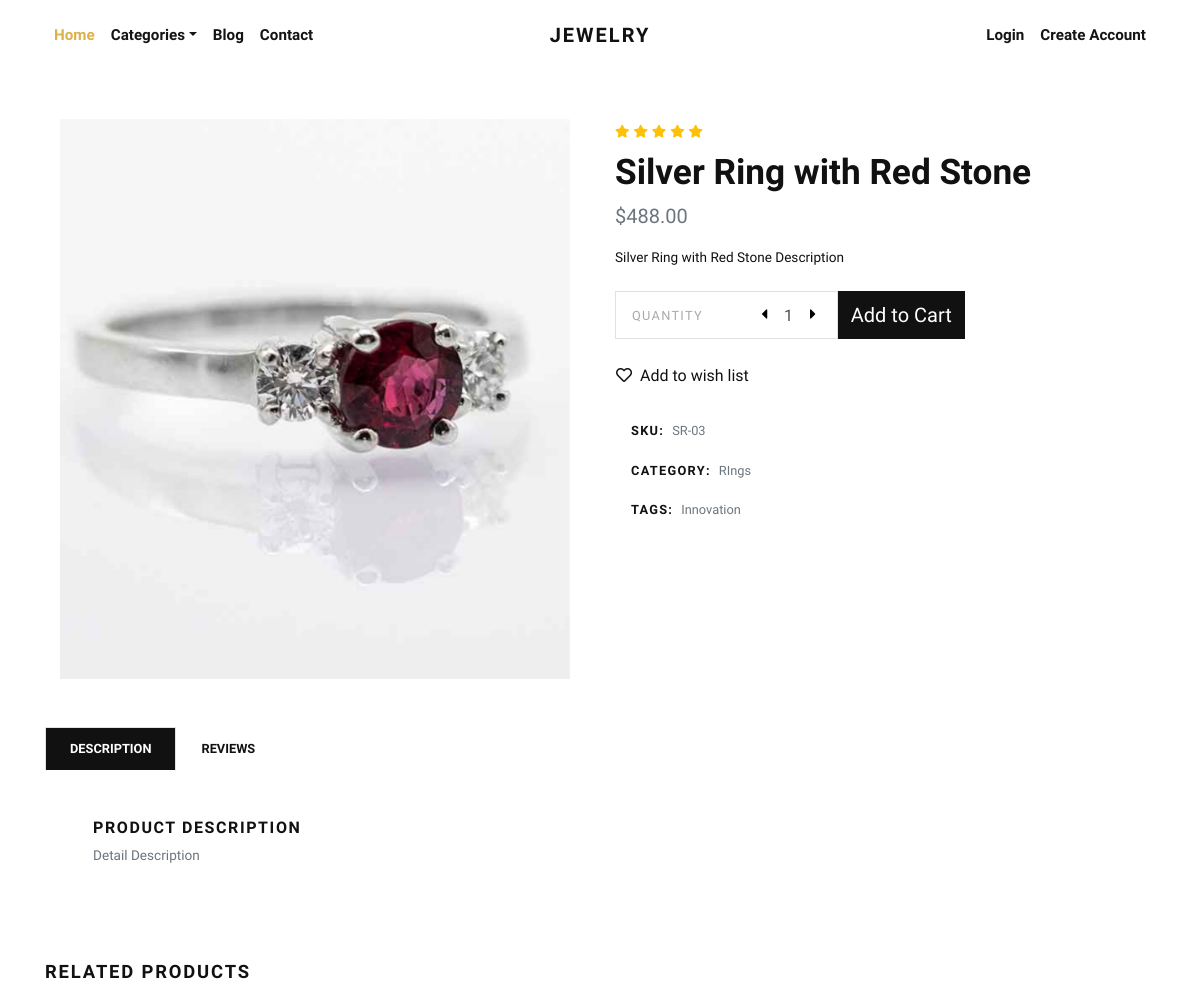
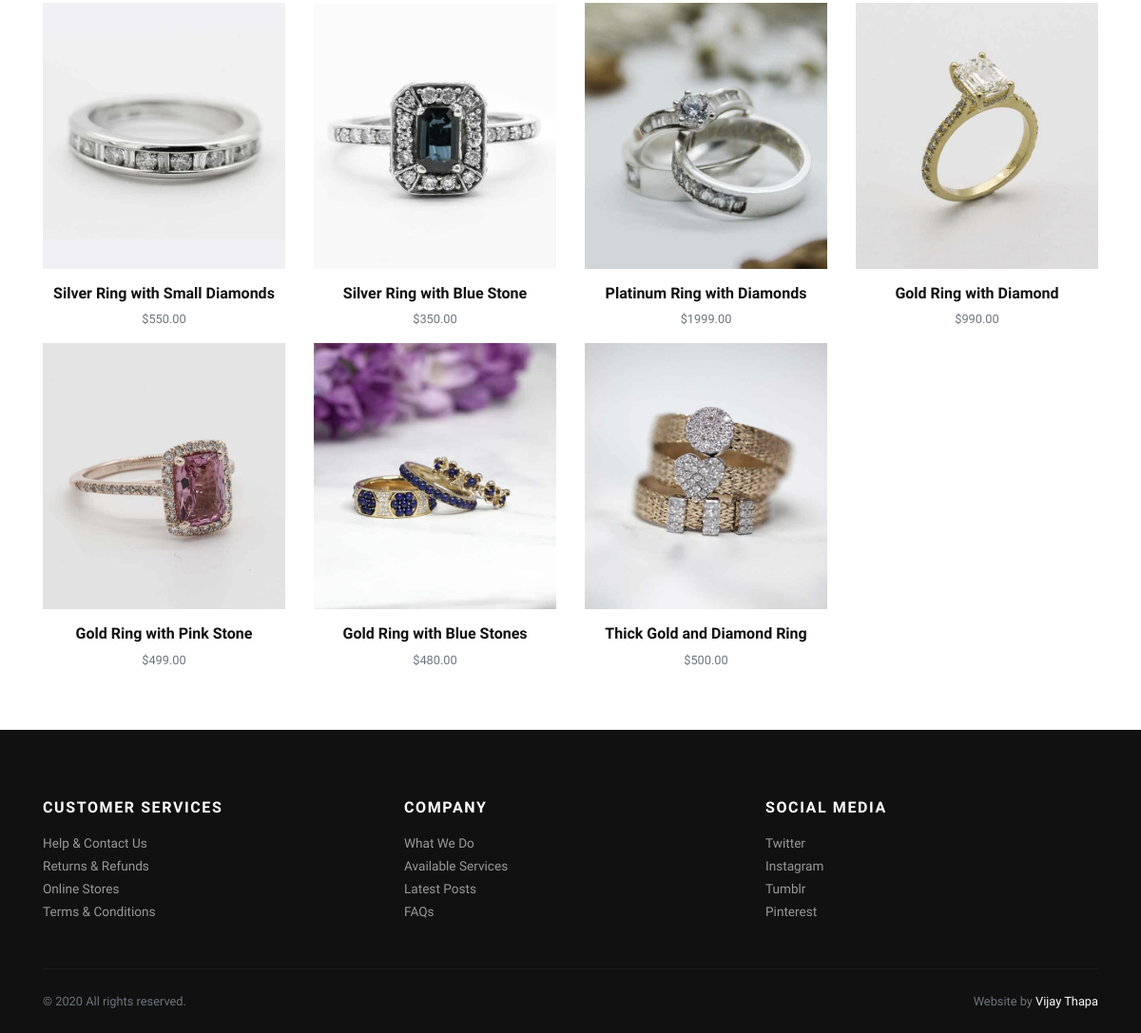
The app's page /product/silver-ring-with-red-stone/ with its own data (2 pictures, top to bottom).
### store/models.py (models this page shows, shortened)
class Product(models.Model):
    title = models.CharField(max_length=150, verbose_name="Product Title")
    slug = models.SlugField(max_length=160, verbose_name="Product Slug")
    sku = models.CharField(max_length=255, unique=True, verbose_name="Unique Product ID (SKU)")
    short_description = models.TextField(verbose_name="Short Description")
    detail_description = models.TextField(blank=True, null=True, verbose_name="Detail Description")
    product_image = models.ImageField(upload_to='product', blank=True, null=True, verbose_name="Product Image")
    price = models.DecimalField(max_digits=8, decimal_places=2)
    category = models.ForeignKey(Category, verbose_name="Product Categoy", on_delete=models.CASCADE)
    is_active = models.BooleanField(verbose_name="Is Active?")
    is_featured = models.BooleanField(verbose_name="Is Featured?")
    created_at = models.DateTimeField(auto_now_add=True, verbose_name="Created Date")
    updated_at = models.DateTimeField(auto_now=True, verbose_name="Updated Date")
    class Meta:
        verbose_name_plural = 'Products'
        ordering = ('-created_at', )

class Category(models.Model):
    title = models.CharField(max_length=50, verbose_name="Category Title")
    slug = models.SlugField(max_length=55, verbose_name="Category Slug")
    description = models.TextField(blank=True, verbose_name="Category Description")
    category_image = models.ImageField(upload_to='category', blank=True, null=True, verbose_name="Category Image")
    is_active = models.BooleanField(verbose_name="Is Active?")
    is_featured = models.BooleanField(verbose_name="Is Featured?")
    created_at = models.DateTimeField(auto_now_add=True, verbose_name="Created Date")
    updated_at = models.DateTimeField(auto_now=True, verbose_name="Updated Date")
    class Meta:
        verbose_name_plural = 'Categories'
        ordering = ('-created_at', )
    def __str__(self):
        return self.title

### store/views.py (the view)
# urls.py: path('product/<slug:slug>/', views.detail, name="product-detail"),
def detail(request, slug):
    product = get_object_or_404(Product, slug=slug)
    related_products = Product.objects.exclude(id=product.id).filter(is_active=True, category=product.category)
    context = {
        'product': product,
        'related_products': related_products,
    }
    return render(request, 'store/detail.html', context)

### store/context_preprocessors.py (called while the page is built)
def store_menu(request):
    categories = Category.objects.filter(is_active=True)
    context = {
        'categories_menu': categories,
    }
    return context

def cart_menu(request):
    if request.user.is_authenticated:
        cart_items= Cart.objects.filter(user=request.user)
        context = {
            'cart_items': cart_items,
        }
    else:
        context = {}
    return context

### templates/store/detail.html (shortened to what this page needs)
{% extends 'base.html' %}
{% load static %}
    {% block content %}
      <section class="py-5">
        <div class="container">
          <div class="row mb-5">
            <div class="col-lg-6">
              <div class="row m-sm-0">
                <div class="col-sm-12 order-1 order-sm-2">
                  <div class="owl-carousel product-slider" data-slider-id="1">
                    {% if product.product_image %}
                      <a class="d-block" href="{{product.product_image.url}}" data-lightbox="product" title="{{product.title}}"><img class="img-fluid" src="{{product.product_image.url}}" alt="{{product.title}}"></a>
                      {% else %}
                      <a class="d-block" href="{% static 'img/product-detail-1.jpg' %}" data-lightbox="product" title="{{product.title}}"><img class="img-fluid" src="{% static 'img/product-detail-1.jpg' %}" alt="{{product.title}}"></a>
                    {% endif %}
                  </div>
                </div>
              </div>
            </div>
            <div class="col-lg-6">
              <ul class="list-inline mb-2">
                <li class="list-inline-item m-0"><i class="fas fa-star small text-warning"></i></li>
                <li class="list-inline-item m-0"><i class="fas fa-star small text-warning"></i></li>
                <li class="list-inline-item m-0"><i class="fas fa-star small text-warning"></i></li>
                <li class="list-inline-item m-0"><i class="fas fa-star small text-warning"></i></li>
                <li class="list-inline-item m-0"><i class="fas fa-star small text-warning"></i></li>
              </ul>
              <h1>{{product.title}}</h1>
              <p class="text-muted lead">${{product.price}}</p>
              <p class="text-small mb-4">{{product.short_description}}</p>
              <div class="row align-items-stretch mb-4">
                <div class="col-sm-5 pr-sm-0">
                  <div class="border d-flex align-items-center justify-content-between py-1 px-3 bg-white border-white"><span class="small text-uppercase text-gray mr-4 no-select">Quantity</span>
                    <div class="quantity">
                      <button class="dec-btn p-0"><i class="fas fa-caret-left"></i></button>
                      <input name="quantity" class="form-control border-0 shadow-0 p-0" type="text" value="1">
                      <button class="inc-btn p-0"><i class="fas fa-caret-right"></i></button>
                    </div>
                  </div>
                </div>
                <div class="col-sm-3 pl-sm-0">
                  <form action="{% url 'store:add-to-cart' %}">
                    <button type="submit" class="btn btn-dark btn-lg btn-block h-100 d-flex align-items-center justify-content-center px-0">Add to Cart</button>
                  </form>
                </div>
              </div><a class="btn btn-link text-dark p-0 mb-4" href="#"><i class="far fa-heart mr-2"></i>Add to wish list</a><br>
              <ul class="list-unstyled small d-inline-block">
                <li class="px-3 py-2 mb-1 bg-white"><strong class="text-uppercase">SKU:</strong><span class="ml-2 text-muted">{{product.sku}}</span></li>
                <li class="px-3 py-2 mb-1 bg-white text-muted"><strong class="text-uppercase text-dark">Category:</strong><a class="reset-anchor ml-2" href="{% url 'store:category-products' product.category.slug %}">{{product.category}}</a></li>
                <li class="px-3 py-2 mb-1 bg-white text-muted"><strong class="text-uppercase text-dark">Tags:</strong><a class="reset-anchor ml-2" href="#">Innovation</a></li>
              </ul>
            </div>
          </div>
          <ul class="nav nav-tabs border-0" id="myTab" role="tablist">
            <li class="nav-item"><a class="nav-link active" id="description-tab" data-toggle="tab" href="#description" role="tab" aria-controls="description" aria-selected="true">Description</a></li>
            <li class="nav-item"><a class="nav-link" id="reviews-tab" data-toggle="tab" href="#reviews" role="tab" aria-controls="reviews" aria-selected="false">Reviews</a></li>
          </ul>
          <div class="tab-content mb-5" id="myTabContent">
            <div class="tab-pane fade show active" id="description" role="tabpanel" aria-labelledby="description-tab">
              <div class="p-4 p-lg-5 bg-white">
                <h6 class="text-uppercase">Product description </h6>
                <p class="text-muted text-small mb-0">{{product.detail_description}}</p>
              </div>
            </div>
          </div>
          <h2 class="h5 text-uppercase mb-4">Related products</h2>
          <div class="row">
            {% if related_products %}
              {% for rp in related_products %}
                <div class="col-lg-3 col-sm-6">
                  <div class="product text-center skel-loader">
                    <div class="d-block mb-3 position-relative">
                      <a class="d-block" href="{% url 'store:product-detail' rp.slug %}">
                        {% if rp.product_image %}
                          <img class="img-fluid w-100" src="{{rp.product_image.url}}" alt="{{rp.title}}">
                        {% else %}
                        <img class="img-fluid w-100" src="{% static 'img/product-1.jpg' %}" alt="{{rp.title}}">
                        {% endif %}
                      </a>
                    </div>
                    <h6> <a class="reset-anchor" href="{% url 'store:product-detail' rp.slug %}">{{rp.title}}</a></h6>
                    <p class="small text-muted">${{rp.price}}</p>
                  </div>
                </div>
              {% endfor %}
            {% endif %}
          </div>
        </div>
      </section>
      {% endblock content %}

### jewelryshop/static/css/style.default.css (style rules this page uses)
.text-small { font-size: 0.85rem !important; }
.text-gray { color: #aaa !important; }
strong { font-weight: 700; }
.product img { -webkit-filter: grayscale(40%); filter: grayscale(40%); transition: all 0.3s; }
.quantity { display: -ms-flexbox; display: flex; -ms-flex-align: center; align-items: center; font-family: inherit; }
.quantity input { width: 2rem; text-align: center; }
.quantity button { background: none; border: none; width: 1rem; outline: none; }
.text-uppercase { text-transform: uppercase; letter-spacing: 0.1em; }
.border { border: 1px solid #dee2e6 !important; }
.shadow-0 { box-shadow: none !important; }
.reset-anchor { color: inherit; transition: all 0.3s; }
.no-select { cursor: default; -webkit-user-select: none; -moz-user-select: none; -ms-user-select: none; user-select: none; }
.btn { font-weight: 400; border: 1px solid transparent; font-family: inherit; padding: 0.375rem 1.5rem; font-size: 1rem; line-height: 1.5; border-radius: 0; transition: color 0.15s ease-in-out, background-color 0.15s ease-in-out, border-color 0.15s ease-in-out, box-shadow 0.15s ease-in-out; }
.btn-link { font-weight: 400; color: #dcb14a; }
.btn-dark { color: #fff; background-color: #111111; border-color: #111111; }
.btn-lg { padding: 0.5rem 1rem; font-size: 1.25rem; line-height: 1.5; border-radius: 0; }
body { font-family: "Libre Franklin", sans-serif; font-size: 1rem; font-weight: 400; line-height: 1.5; color: #111111; background-color: #fff; }
a { color: #dcb14a; text-decoration: none; }
h1, h2, h3, h4, h5, h6, .h1, .h2, .h3, .h4, .h5, .h6 { margin-bottom: 0.5rem; font-family: inherit; font-weight: 900; line-height: 1.2; color: inherit; }
h1, .h1 { font-size: 2.2rem; }
h2, .h2 { font-size: 1.9rem; }
h5, .h5 { font-size: 1.15rem; }
h6, .h6 { font-size: 1rem; }
.lead { font-size: 1.25rem; font-weight: 300; }
small, .small { font-size: 80%; font-weight: 400; }
.text-warning { color: #ffc107 !important; }
.text-dark { color: #111111 !important; }
.form-control { padding: 0.375rem 0.75rem; font-size: 1rem; line-height: 1.5; color: #495057; background-color: #fff; border: 1px solid #ced4da; border-radius: 0; transition: border-color 0.15s ease-in-out, box-shadow 0.15s ease-in-out; }
.form-control::placeholder { color: #adb5bd; font-size: 0.85rem; font-weight: 400; }
.nav-link { padding: 0.5rem 1rem; }
.nav-tabs .nav-item { margin-bottom: -1px; }
.nav-tabs .nav-link { border: 1px solid transparent; font-family: inherit; color: #111111; text-transform: uppercase; font-size: 0.8rem; transition: all 0.3s; font-weight: 700; padding: 0.7rem 1.5rem; background: #fff; border-top-left-radius: 0; border-top-right-radius: 0; }
.nav-tabs .nav-link.active, .nav-tabs .nav-link:hover, .nav-tabs .nav-item.show .nav-link { background: #111111; background-color: #111111; color: #fff; }

### records on screen
Product: product_image (picture), title "Silver Ring with Red Stone", price "488.00", short_description "Silver Ring with Red Stone Description", sku "SR-03", category "RIngs", detail_description "Detail Description"
Product: product_image (picture), title "Silver Ring with Small Diamonds", price "550.00"
Product: product_image (picture), title "Silver Ring with Blue Stone", price "350.00"
Product: product_image (picture), title "Platinum Ring with Diamonds", price "1999.00"
Product: product_image (picture), title "Gold Ring with Diamond", price "990.00"
Product: product_image (picture), title "Gold Ring with Pink Stone", price "499.00"
Product: product_image (picture), title "Gold Ring with Blue Stones", price "480.00"
Product: product_image (picture), title "Thick Gold and Diamond Ring", price "500.00"
